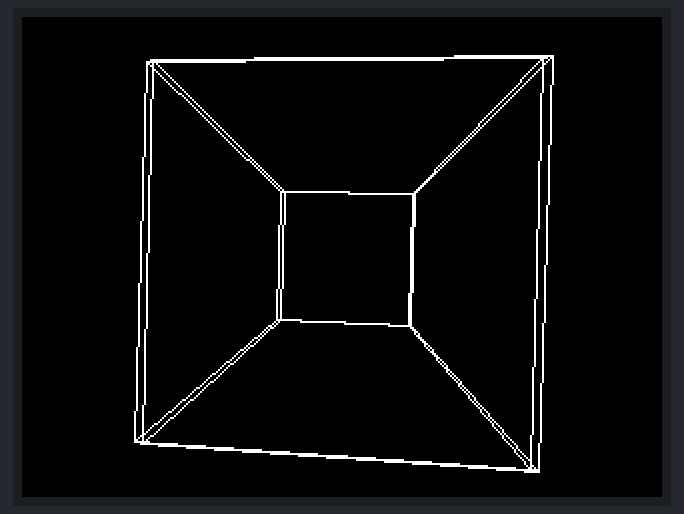
Simulated run of this sketch. Board: Arduino Uno, built with avr-gcc and run on an emulated ATmega328P. On the bench: 320×240 colour display.

Above: at 0.48 s.
At 5.19 s:
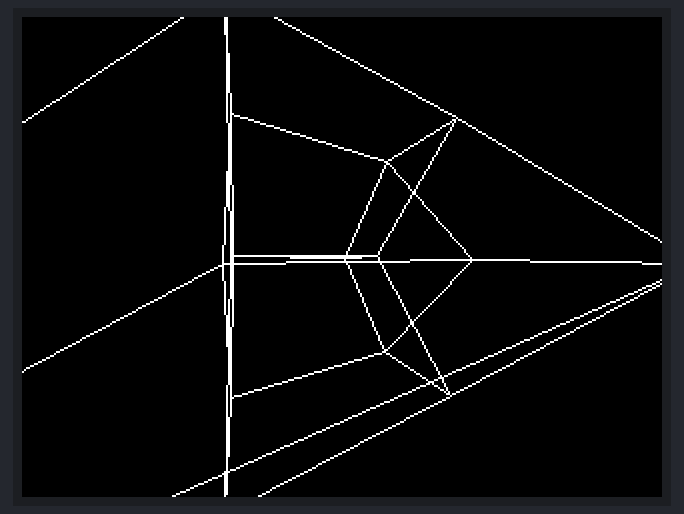
At 9.19 s:
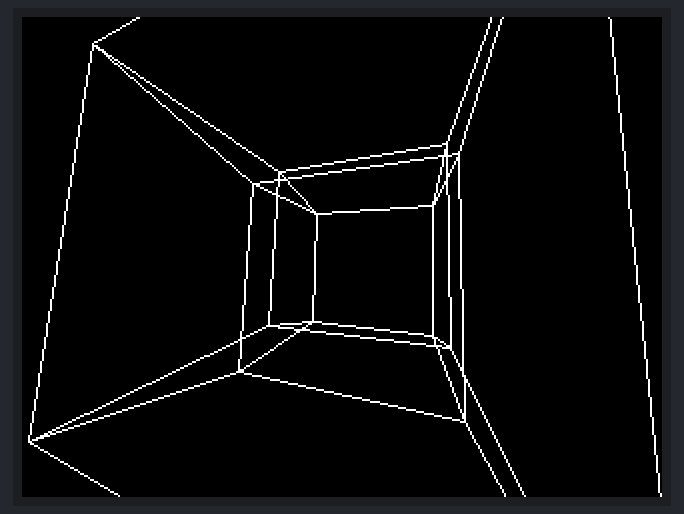
At 20.07 s:
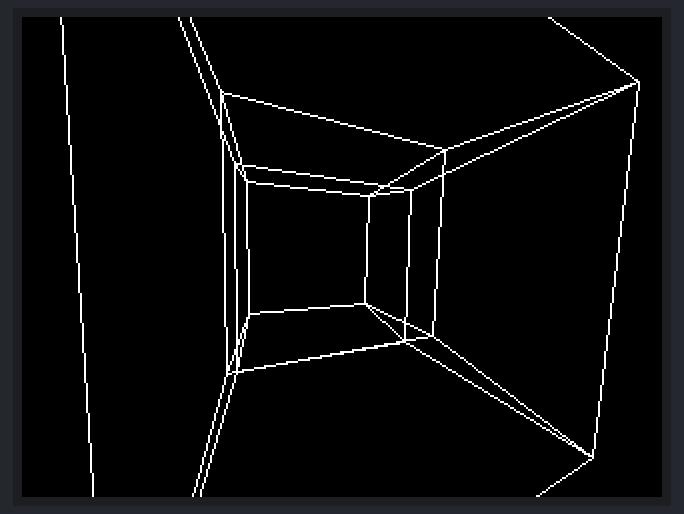
At 29.77 s:
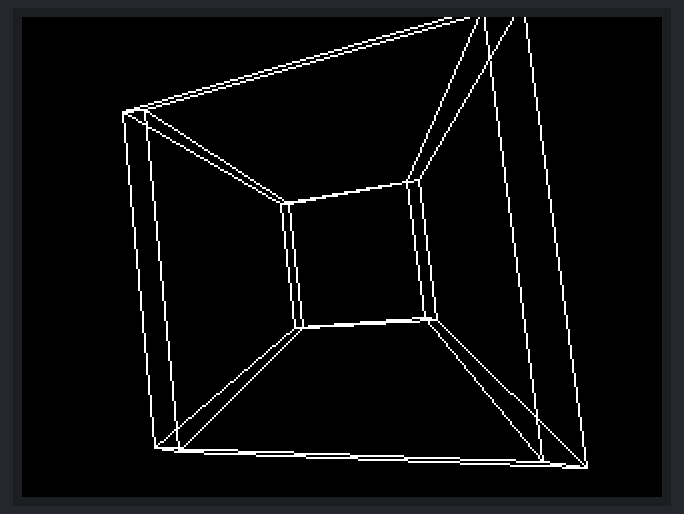
At 39.73 s:
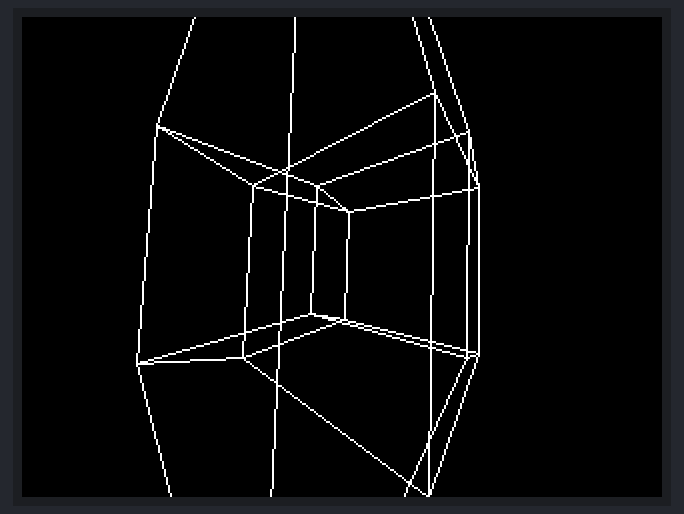

The sketch:

spinning_tesseract.ino
```cpp
#include <SPI.h>
#include "Adafruit_GFX.h"
#include <MCUFRIEND_kbv.h>

MCUFRIEND_kbv tft;

#define BLACK 0x0000
#define WHITE 0xFFFF

// 16 Eckpunkte des Tesserakts (alle Kombinationen von ±1 in 4 Dimensionen)
float tesseract[16][4] = {
    {-1, -1, -1, -1}, {1, -1, -1, -1}, {1, 1, -1, -1}, {-1, 1, -1, -1}, {-1, -1, 1, -1}, {1, -1, 1, -1}, {1, 1, 1, -1}, {-1, 1, 1, -1}, {-1, -1, -1, 1}, {1, -1, -1, 1}, {1, 1, -1, 1}, {-1, 1, -1, 1}, {-1, -1, 1, 1}, {1, -1, 1, 1}, {1, 1, 1, 1}, {-1, 1, 1, 1}};

// Kanten: zwei Punkte sind verbunden, wenn sie sich in genau einer Koordinate unterscheiden
int edges[32][2];
int edgeCount = 0;

float angleXY = 0, angleXZ = 0, angleXW = 0;

void setupEdges()
{
    edgeCount = 0;
    for (int i = 0; i < 16; i++)
    {
        for (int j = i + 1; j < 16; j++)
        {
            int diff = 0;
            for (int k = 0; k < 4; k++)
            {
                if (tesseract[i][k] != tesseract[j][k])
                    diff++;
            }
            if (diff == 1)
            {
                edges[edgeCount][0] = i;
                edges[edgeCount][1] = j;
                edgeCount++;
            }
        }
    }
}

void rotate4D(float in[4], float out[4])
{
    // Kopie
    float x = in[0], y = in[1], z = in[2], w = in[3];

    // Rotation XY
    float x1 = x * cos(angleXY) - y * sin(angleXY);
    float y1 = x * sin(angleXY) + y * cos(angleXY);

    // Rotation XZ
    float x2 = x1 * cos(angleXZ) - z * sin(angleXZ);
    float z1 = x1 * sin(angleXZ) + z * cos(angleXZ);

    // Rotation XW
    float x3 = x2 * cos(angleXW) - w * sin(angleXW);
    float w1 = x2 * sin(angleXW) + w * cos(angleXW);

    out[0] = x3;
    out[1] = y1;
    out[2] = z1;
    out[3] = w1;
}


void setup()
{
    Serial.begin(9600);
    uint16_t ID = tft.readID();
    tft.begin(ID);
    tft.setRotation(1);
    tft.fillScreen(BLACK);

    setupEdges();
}

void loop()
{
    // tft.fillScreen(BLACK);
    int w = tft.width();
    int h = tft.height();

    angleXY += 0.03;
    angleXZ += 0.02;
    angleXW += 0.04;

    // Projektion 4D -> 3D -> 2D
    int projected[16][2];
    for (int i = 0; i < 16; i++)
    {
        float rotated[4];
        rotate4D(tesseract[i], rotated);

        // 4D -> 3D Projektion (W als Tiefe)
        float distance = 2.0;
        float wFactor = 1.0 / (distance - rotated[3]);

        float x3 = rotated[0] * wFactor;
        float y3 = rotated[1] * wFactor;
        float z3 = rotated[2] * wFactor;

        // 3D -> 2D Projektion
        float scale = 100;
        int px = (int)(x3 * scale) + w / 2;
        int py = (int)(y3 * scale) + h / 2;

        projected[i][0] = px;
        projected[i][1] = py;
    }

    // Kanten zeichnen
    for (int e = 0; e < edgeCount; e++)
    {
        int p1 = edges[e][0];
        int p2 = edges[e][1];
        tft.drawLine(projected[p1][0], projected[p1][1],
                     projected[p2][0], projected[p2][1],
                     WHITE);
    }

    delay(30);

    for (int i = 0; i < edgeCount; i++)
    {
        int p1 = edges[i][0];
        int p2 = edges[i][1];
        tft.drawLine(projected[p1][0], projected[p1][1],
                     projected[p2][0], projected[p2][1],
                     BLACK);
    }
}
```

Measured:
- what the display in image 1 shows lasts 0.4 s, from 5.0 s to 5.4 s
